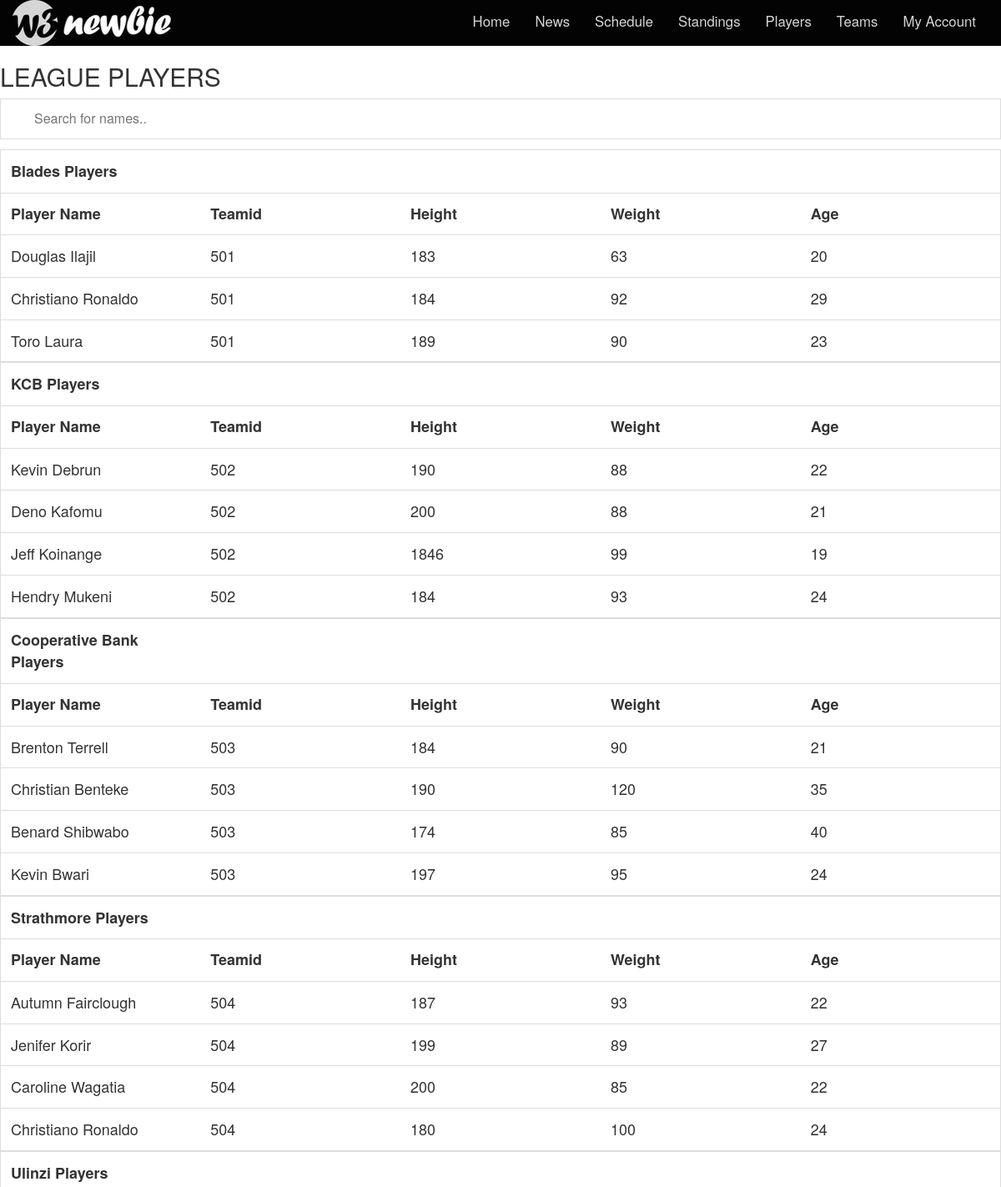
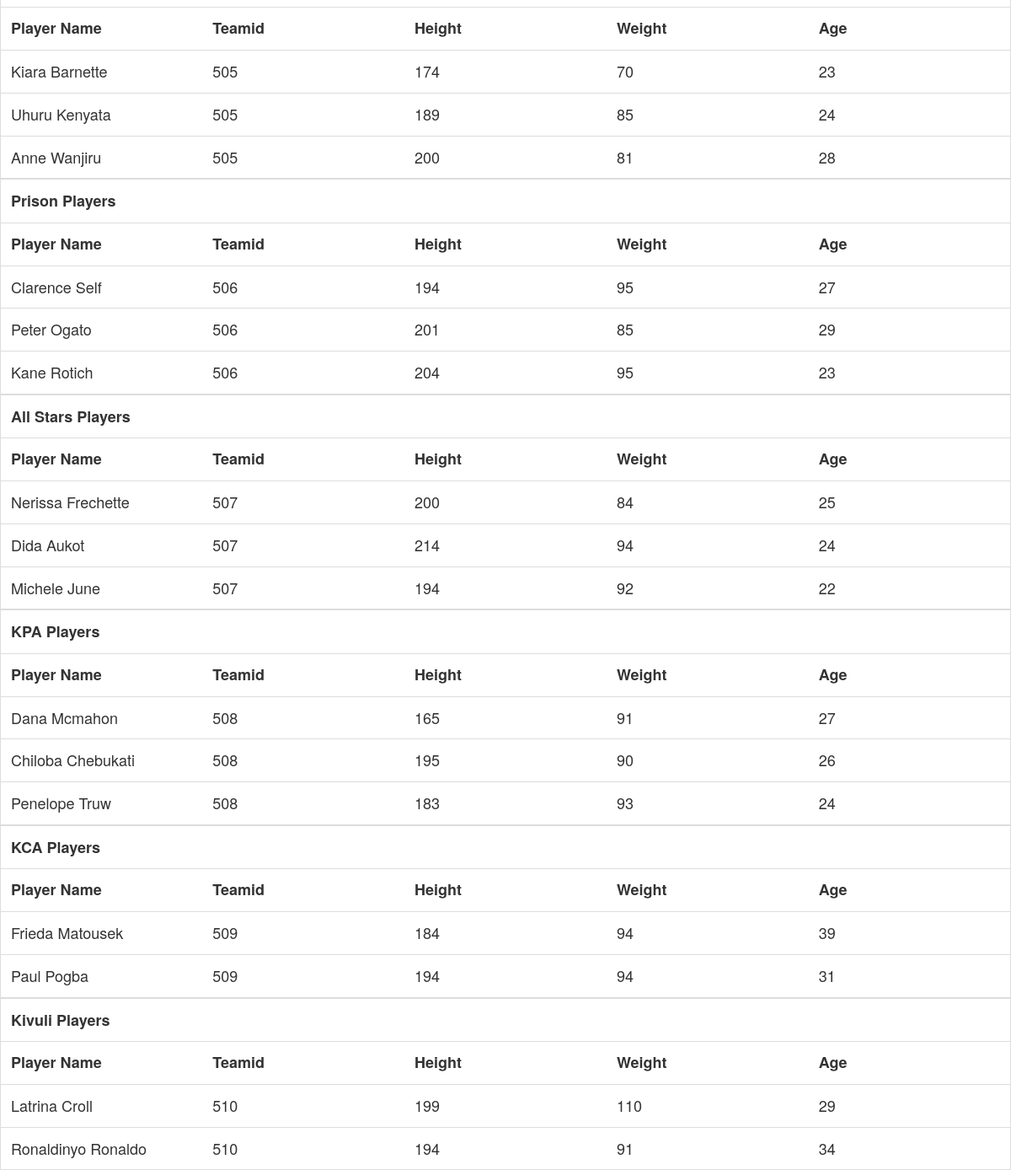
Page /players.php on the committed database (2 pictures, top to bottom).
### tables this page shows
CREATE TABLE `players` (
  `playerId` int(11) NOT NULL,
  `playerName` varchar(30) NOT NULL,
  `teamId` int(11) NOT NULL,
  `height` int(11) NOT NULL,
  `weight` int(11) NOT NULL,
  `age` int(11) NOT NULL
);

### players.php (the view, shortened to what this page needs)
<?php
require_once "connection.php";
?>
<!DOCTYPE html>
<html>
<head>
  <link rel="stylesheet" href="https://maxcdn.bootstrapcdn.com/bootstrap/3.3.7/css/bootstrap.min.css">
  <link rel="stylesheet" href="https://cdnjs.cloudflare.com/ajax/libs/font-awesome/4.7.0/css/font-awesome.min.css">
  <link rel="stylesheet" type="text/css" href="css.css">
</head>
<body>
<nav class="navbar navbar-inverse">
      <div class="container-fluid">
        <div class="navbar-header">
          <a href="#" class="navbar-nav navbar navbar-right"><img src="img/w3newbie.png"></a>
        </div>
        <div class="collapse navbar-collapse" id="myNavbar">
          <ul class="nav navbar-nav navbar-right">
            <li><a href="home.php">Home</a> </li>
            <li><a href="home777.php">News</a> </li>
            <li><a href="example.php">Schedule</a> </li>
            <li> <a href="standings.php">Standings</a></li>
            <li> <a href="players.php">Players</a></li>
                    <li> <a href="teams.php">Teams</a></li>
                    <li> <a href="form.php">My Account</a></li>
          </ul>
        </div>
      </div>
   </nav>
<h2>LEAGUE PLAYERS</h2>
<input type="text" id="myInput" onkeyup="myFunction()" placeholder="Search for names.." title="Type in a name">
<table id="myTable">
  <tr class="header">
    <tr>
      <td align="center"><b>Blades Players</b></td>
  </tr>
    <th style="width:20%;">Player Name</th>
    <th style="width:20%;">Teamid</th>
    <th style="width:20%;">Height</th>
    <th style="width:20%;">Weight</th>
    <th style="width:20%;">Age</th>
  </tr>
  <?php
$select_qry="SELECT `playerId`, `playerName`, `teamId`, `height`, `weight`, `age` FROM `players` WHERE teamId =501";
$results=$conn->query($select_qry);
if ($results->num_rows>0){
  while ($row=$results->fetch_assoc()) {
 ?>
  <tr>
  <td align="center" scope="row"><?php echo $row["playerName"]; ?></td>
  <td align="center" scope="row"><?php echo $row["teamId"]; ?></td>
  <td align="center" scope="row"><?php echo $row["height"]; ?></td>
  <td align="center" scope="row"><?php echo $row["weight"]; ?></td>
  <td align="center" scope="row"><?php echo $row["age"]; ?></td>
 </tr>
 <?php
}
}else {
  echo "0 results";
}
    ?>
  <table id="myTable">
  <tr class="header">
    <tr>
      <td align="center"><b>KCB Players</b></td>
  </tr>
    <th style="width:20%;">Player Name</th>
    <th style="width:20%;">Teamid</th>
    <th style="width:20%;">Height</th>
    <th style="width:20%;">Weight</th>
    <th style="width:20%;">Age</th>
  </tr>
  <?php
$select_qry="SELECT `playerId`, `playerName`, `teamId`, `height`, `weight`, `age` FROM `players` WHERE teamId =502";
$results=$conn->query($select_qry);
if ($results->num_rows>0){
  while ($row=$results->fetch_assoc()) {
 ?>
  <tr>
  <td align="center" scope="row"><?php echo $row["playerName"]; ?></td>
  <td align="center" scope="row"><?php echo $row["teamId"]; ?></td>
  <td align="center" scope="row"><?php echo $row["height"]; ?></td>
  <td align="center" scope="row"><?php echo $row["weight"]; ?></td>
  <td align="center" scope="row"><?php echo $row["age"]; ?></td>
 </tr>
 <?php
}
}else {
  echo "0 results";
}
    ?>
    <table id="myTable">
  <tr class="header">
    <tr>
      <td align="center"><b>Cooperative Bank Players</b></td>
  </tr>
    <th style="width:20%;">Player Name</th>
    <th style="width:20%;">Teamid</th>
    <th style="width:20%;">Height</th>
    <th style="width:20%;">Weight</th>
    <th style="width:20%;">Age</th>
  </tr>
  <?php
$select_qry="SELECT `playerId`, `playerName`, `teamId`, `height`, `weight`, `age` FROM `players` WHERE teamId =503";
$results=$conn->query($select_qry);
if ($results->num_rows>0){
  while ($row=$results->fetch_assoc()) {
 ?>
  <tr>
  <td align="center" scope="row"><?php echo $row["playerName"]; ?></td>
  <td align="center" scope="row"><?php echo $row["teamId"]; ?></td>
  <td align="center" scope="row"><?php echo $row["height"]; ?></td>
  <td align="center" scope="row"><?php echo $row["weight"]; ?></td>
  <td align="center" scope="row"><?php echo $row["age"]; ?></td>
 </tr>
 <?php
}
}else {
  echo "0 results";
}
    ?>
    <table id="myTable">
  <tr class="header">
    <tr>
      <td align="center"><b>Strathmore Players</b></td>
  </tr>
    <th style="width:20%;">Player Name</th>
    <th style="width:20%;">Teamid</th>
    <th style="width:20%;">Height</th>
    <th style="width:20%;">Weight</th>
    <th style="width:20%;">Age</th>
  </tr>
  <?php
$select_qry="SELECT `playerId`, `playerName`, `teamId`, `height`, `weight`, `age` FROM `players` WHERE teamId =504";
$results=$conn->query($select_qry);
if ($results->num_rows>0){
  while ($row=$results->fetch_assoc()) {
 ?>
  <tr>
  <td align="center" scope="row"><?php echo $row["playerName"]; ?></td>
  <td align="center" scope="row"><?php echo $row["teamId"]; ?></td>
  <td align="center" scope="row"><?php echo $row["height"]; ?></td>
  <td align="center" scope="row"><?php echo $row["weight"]; ?></td>
  <td align="center" scope="row"><?php echo $row["age"]; ?></td>
 </tr>
 <?php
}
}else {
  echo "0 results";
}
    ?>
    <table id="myTable">
  <tr class="header">
    <tr>
      <td align="center"><b>Ulinzi Players</b></td>
  </tr>
    <th style="width:20%;">Player Name</th>
    <th style="width:20%;">Teamid</th>
    <th style="width:20%;">Height</th>
    <th style="width:20%;">Weight</th>
    <th style="width:20%;">Age</th>
  </tr>
  <?php
$select_qry="SELECT `playerId`, `playerName`, `teamId`, `height`, `weight`, `age` FROM `players` WHERE teamId =505";
$results=$conn->query($select_qry);
if ($results->num_rows>0){
  while ($row=$results->fetch_assoc()) {
 ?>
  <tr>
  <td align="center" scope="row"><?php echo $row["playerName"]; ?></td>
  <td align="center" scope="row"><?php echo $row["teamId"]; ?></td>
  <td align="center" scope="row"><?php echo $row["height"]; ?></td>
  <td align="center" scope="row"><?php echo $row["weight"]; ?></td>
  <td align="center" scope="row"><?php echo $row["age"]; ?></td>
 </tr>
 <?php
}
}else {
  echo "0 results";
}
    ?>
    <table id="myTable">
  <tr class="header">
    <tr>
      <td align="center"><b>Prison Players</b></td>
  </tr>
    <th style="width:20%;">Player Name</th>
    <th style="width:20%;">Teamid</th>
    <th style="width:20%;">Height</th>
    <th style="width:20%;">Weight</th>
    <th style="width:20%;">Age</th>
  </tr>
  <?php
$select_qry="SELECT `playerId`, `playerName`, `teamId`, `height`, `weight`, `age` FROM `players` WHERE teamId =506";
$results=$conn->query($select_qry);
if ($results->num_rows>0){
  while ($row=$results->fetch_assoc()) {
 ?>
  <tr>
  <td align="center" scope="row"><?php echo $row["playerName"]; ?></td>
  <td align="center" scope="row"><?php echo $row["teamId"]; ?></td>
  <td align="center" scope="row"><?php echo $row["height"]; ?></td>
  <td align="center" scope="row"><?php echo $row["weight"]; ?></td>
  <td align="center" scope="row"><?php echo $row["age"]; ?></td>
 </tr>
 <?php
}
}else {
  echo "0 results";
}
    ?>
    <table id="myTable">
  <tr class="header">
    <tr>
      <td align="center"><b>All Stars Players</b></td>
  </tr>
    <th style="width:20%;">Player Name</th>
    <th style="width:20%;">Teamid</th>
    <th style="width:20%;">Height</th>
    <th style="width:20%;">Weight</th>
    <th style="width:20%;">Age</th>
  </tr>
  <?php
$select_qry="SELECT `playerId`, `playerName`, `teamId`, `height`, `weight`, `age` FROM `players` WHERE teamId =507";
$results=$conn->query($select_qry);
if ($results->num_rows>0){
  while ($row=$results->fetch_assoc()) {
 ?>
  <tr>
  <td align="center" scope="row"><?php echo $row["playerName"]; ?></td>
  <td align="center" scope="row"><?php echo $row["teamId"]; ?></td>
  <td align="center" scope="row"><?php echo $row["height"]; ?></td>
  <td align="center" scope="row"><?php echo $row["weight"]; ?></td>
  <td align="center" scope="row"><?php echo $row["age"]; ?></td>
 </tr>
 <?php
}
}else {
  echo "0 results";
}
    ?>
    <table id="myTable">
  <tr class="header">
    <tr>
      <td align="center"><b>KPA Players</b></td>
  </tr>
    <th style="width:20%;">Player Name</th>
    <th style="width:20%;">Teamid</th>
    <th style="width:20%;">Height</th>
    <th style="width:20%;">Weight</th>
    <th style="width:20%;">Age</th>
  </tr>
  <?php
$select_qry="SELECT `playerId`, `playerName`, `teamId`, `height`, `weight`, `age` FROM `players` WHERE teamId =508";
$results=$conn->query($select_qry);
if ($results->num_rows>0){
  while ($row=$results->fetch_assoc()) {
 ?>
  <tr>
  <td align="center" scope="row"><?php echo $row["playerName"]; ?></td>
  <td align="center" scope="row"><?php echo $row["teamId"]; ?></td>
  <td align="center" scope="row"><?php echo $row["height"]; ?></td>
  <td align="center" scope="row"><?php echo $row["weight"]; ?></td>
  <td align="center" scope="row"><?php echo $row["age"]; ?></td>
 </tr>
 <?php
}
}else {
  echo "0 results";
}
    ?>
    <table id="myTable">
  <tr class="header">
    <tr>
      <td align="center"><b>KCA Players</b></td>
  </tr>
    <th style="width:20%;">Player Name</th>
    <th style="width:20%;">Teamid</th>
    <th style="width:20%;">Height</th>
    <th style="width:20%;">Weight</th>
    <th style="width:20%;">Age</th>
  </tr>
  <?php
$select_qry="SELECT `playerId`, `playerName`, `teamId`, `height`, `weight`, `age` FROM `players` WHERE teamId =509";
$results=$conn->query($select_qry);
if ($results->num_rows>0){
  while ($row=$results->fetch_assoc()) {
 ?>
  <tr>
  <td align="center" scope="row"><?php echo $row["playerName"]; ?></td>
  <td align="center" scope="row"><?php echo $row["teamId"]; ?></td>
  <td align="center" scope="row"><?php echo $row["height"]; ?></td>
  <td align="center" scope="row"><?php echo $row["weight"]; ?></td>
  <td align="center" scope="row"><?php echo $row["age"]; ?></td>
 </tr>
 <?php
}
}else {
  echo "0 results";
}
    ?>
    <table id="myTable">
  <tr class="header">
    <tr>
      <td align="center"><b>Kivuli Players</b></td>
  </tr>
    <th style="width:20%;">Player Name</th>
    <th style="width:20%;">Teamid</th>
    <th style="width:20%;">Height</th>
    <th style="width:20%;">Weight</th>
    <th style="width:20%;">Age</th>
  </tr>
  <?php
$select_qry="SELECT `playerId`, `playerName`, `teamId`, `height`, `weight`, `age` FROM `players` WHERE teamId =510";
$results=$conn->query($select_qry);
if ($results->num_rows>0){
  while ($row=$results->fetch_assoc()) {
 ?>
  <tr>
  <td align="center" scope="row"><?php echo $row["playerName"]; ?></td>
  <td align="center" scope="row"><?php echo $row["teamId"]; ?></td>
  <td align="center" scope="row"><?php echo $row["height"]; ?></td>
  <td align="center" scope="row"><?php echo $row["weight"]; ?></td>
  <td align="center" scope="row"><?php echo $row["age"]; ?></td>
 </tr>
 <?php
}
}else {
  echo "0 results";
}
    ?>
</body>
</html>

### css.css (style rules this page uses)
.navbar { margin-bottom: 0; border-radius: 0; background-color: #030303; color: #FFF padding: 1% 0; font-size: 1.2em; border:0; }
.navbar-inverse .navbar-nav li a { color: #D5D5D5; }

### players.php (style rules this page uses)
* { box-sizing: border-box; }
.navbar { margin-bottom: 0; border-radius: 0; background-color: #030303; color: #FFF padding: 1% 0; font-size: 1.2em; border:0; }
#myInput { background-image: url('/css/searchicon.png'); background-position: 10px 10px; background-repeat: no-repeat; width: 100%; font-size: 16px; padding: 12px 20px 12px 40px; border: 1px solid #ddd; margin-bottom: 12px; }
#myTable { border-collapse: collapse; width: 100%; border: 1px solid #ddd; font-size: 18px; }
#myTable th, #myTable td { text-align: left; padding: 12px; }
#myTable tr { border-bottom: 1px solid #ddd; }
#myTable tr.header, #myTable tr:hover { background-color: #f1f1f1; }

### rows in the picture
players: playerName "Douglas Ilajil", teamId "501", height "183", weight "63", age "20"
players: playerName "Christiano Ronaldo", teamId "501", height "184", weight "92", age "29"
players: playerName "Toro Laura", teamId "501", height "189", weight "90", age "23"
players: playerName "Kevin Debrun", teamId "502", height "190", weight "88", age "22"
players: playerName "Deno Kafomu", teamId "502", height "200", weight "88", age "21"
players: playerName "Jeff Koinange", teamId "502", height "1846", weight "99", age "19"
players: playerName "Hendry Mukeni", teamId "502", height "184", weight "93", age "24"
players: playerName "Brenton Terrell", teamId "503", height "184", weight "90", age "21"
players: playerName "Christian Benteke", teamId "503", height "190", weight "120", age "35"
players: playerName "Benard Shibwabo", teamId "503", height "174", weight "85", age "40"
players: playerName "Kevin Bwari", teamId "503", height "197", weight "95", age "24"
players: playerName "Autumn Fairclough", teamId "504", height "187", weight "93", age "22"
players: playerName "Jenifer Korir", teamId "504", height "199", weight "89", age "27"
players: playerName "Caroline Wagatia", teamId "504", height "200", weight "85", age "22"
players: playerName "Christiano Ronaldo", teamId "504", height "180", weight "100", age "24"
players: playerName "Kiara Barnette", teamId "505", height "174", weight "70", age "23"
players: playerName "Uhuru Kenyata", teamId "505", height "189", weight "85", age "24"
players: playerName "Anne Wanjiru", teamId "505", height "200", weight "81", age "28"
players: playerName "Clarence Self", teamId "506", height "194", weight "95", age "27"
players: playerName "Peter Ogato", teamId "506", height "201", weight "85", age "29"
players: playerName "Kane Rotich", teamId "506", height "204", weight "95", age "23"
players: playerName "Nerissa Frechette", teamId "507", height "200", weight "84", age "25"
players: playerName "Dida Aukot", teamId "507", height "214", weight "94", age "24"
players: playerName "Michele June", teamId "507", height "194", weight "92", age "22"
players: playerName "Dana Mcmahon", teamId "508", height "165", weight "91", age "27"
players: playerName "Chiloba Chebukati", teamId "508", height "195", weight "90", age "26"
players: playerName "Penelope Truw", teamId "508", height "183", weight "93", age "24"
players: playerName "Frieda Matousek", teamId "509", height "184", weight "94", age "39"
players: playerName "Paul Pogba", teamId "509", height "194", weight "94", age "31"
players: playerName "Latrina Croll", teamId "510", height "199", weight "110", age "29"
players: playerName "Ronaldinyo Ronaldo", teamId "510", height "194", weight "91", age "34"
